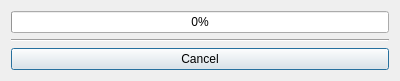
<?xml version="1.0" encoding="UTF-8"?>
<ui version="4.0">
 <class>ProgressDlg</class>
 <widget class="QDialog" name="ProgressDlg">
  <property name="geometry">
   <rect>
    <x>0</x>
    <y>0</y>
    <width>400</width>
    <height>79</height>
   </rect>
  </property>
  <property name="windowTitle">
   <string>Converting Markdown to PDF...</string>
  </property>
  <layout class="QVBoxLayout" name="verticalLayout">
   <item>
    <widget class="QProgressBar" name="m_progress">
     <property name="value">
      <number>0</number>
     </property>
    </widget>
   </item>
   <item>
    <widget class="Line" name="line">
     <property name="orientation">
      <enum>Qt::Horizontal</enum>
     </property>
    </widget>
   </item>
   <item>
    <widget class="QPushButton" name="m_cancel">
     <property name="text">
      <string>Cancel</string>
     </property>
    </widget>
   </item>
  </layout>
 </widget>
 <resources/>
 <connections/>
</ui>
